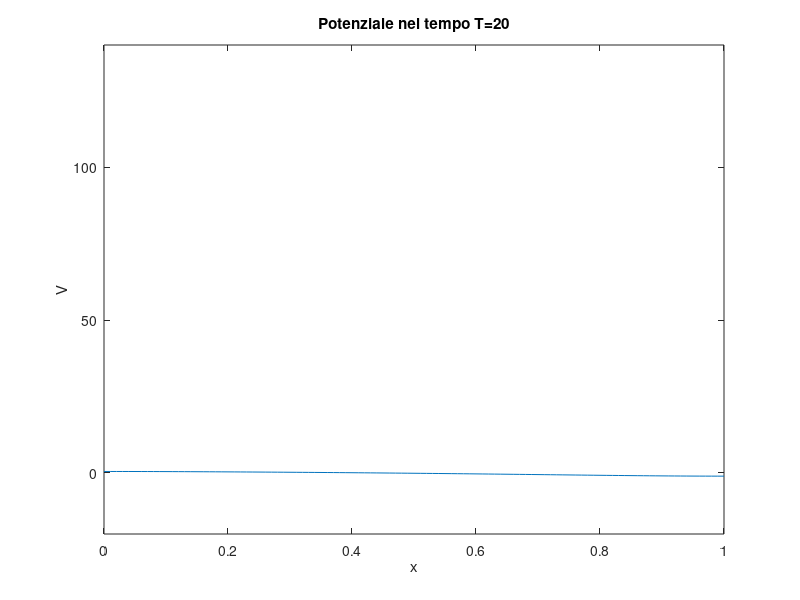
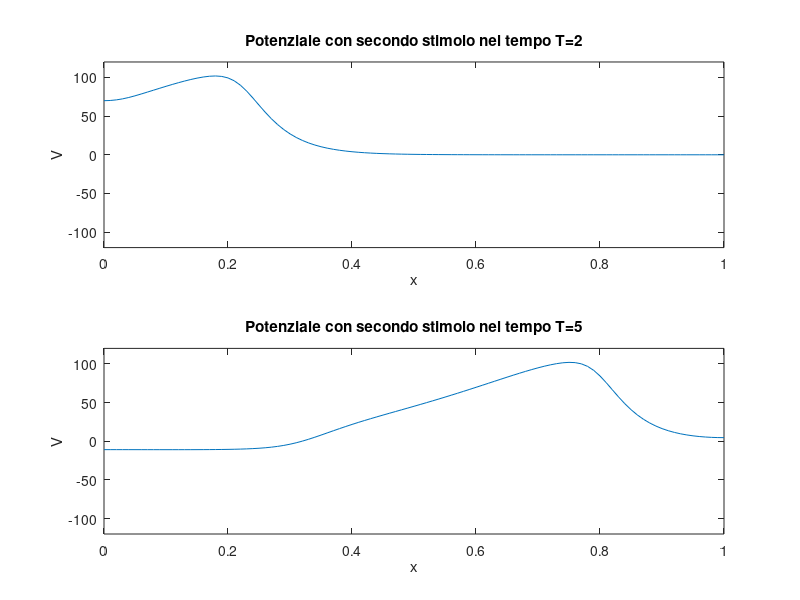

The MATLAB script that drew these images, in order:
clear
close all
clc

%% ESERCIZIO 4a DEL 20/01/21
%MODELLO HH IN 1D
%PROPAGAZIONE DEL POTENZIALE D'AZIONE LUNGO UNA FIBRA
% Cm*Vt - sigma*Vxx = -(G_Na*m^3*h*(V-V_Na)+G_K*n^4*(V-V_K)+G_L*(V-V_L)) + I_app 
% dm/dt=a_m*(1-m)-b_m*(m)
% dh/dt=a_h*(1-h)-b_h*(h)
% dn/dt=a_n*(1-n)-b_n*(n)

x0=0;
x1=1; %porzione di assone lunga 1cm

%PARAMETRI
sigma=0.01;
Cm=1; % picoFa/cm^2
G_Na=120; %m Ohm^-1/cm^2
G_K=36; %m Ohm^-1/cm^2
G_L=0.3; %m Ohm^-1/cm^2
V_Na=115; %mV
V_K=-12; %mV
V_L=10.6; %mV


%TEMPO
T=20; %ms

%DATI DI NEUMANN (derivate nello spazio al bordo)
BC1=0;
BC2=0;

%MESH SPAZIO-TEMPO
h=0.01;
delta_t=0.05; %Passo temporale da testo
m=T/delta_t;

t=0:delta_t:T; %definisco la mesh in tempo
x=x0:h:x1; %definisco la mesh in spazio

%% Applicare per 1msec uno stimolo Iapp1 = 100ms nei primi 5 nodi dell'assone.
% Descrivere la dinamica generata da questo stimolo e dare una stima della
% velocità di propagazione del fronte generato

%CORRENTE APPLICATA
I_app=zeros(length(x),1);
stimolo=100; %stimolo di durata Iapp1 = 100 mA
Tstim=1; %Applicare per 1ms

%PUNTI INIZIALI
V0=2.7570e-4;
m0=5.2934e-2;
h0=5.9611e-1;
n0=3.1768e-1;

v_k=zeros(length(t),length(x));
v_k(1,:)=V0; 
m_k=zeros(length(t),length(x));
m_k(1,:)=m0;
h_k=zeros(length(t),length(x));
h_k(1,:)=h0;
n_k=zeros(length(t),length(x));
n_k(1,:)=n0;

N=1/h+1; %calcolo il numero di punti
A=(1/h^2)*( 2*diag(ones(N,1))-diag(ones(N-1,1),1)-diag(ones(N-1,1),-1) );
A(1,2)=-2*(1/h^2);
A(end,end-1)=-2*(1/h^2);
I=eye(N,N);
AA=(Cm*I/delta_t + sigma*A);

%% 
for k=2:length(t)
    
    if t(k)<Tstim
        I_app(find(x<=0.04))=stimolo;       
    else
        I_app(find(x<=0.04))=0;      
    end
    
    
    v_n=v_k(k-1,:)'; % V all'istante precedente
    m_n=m_k(k-1,:)'; % m all'istante precedente
    h_n=h_k(k-1,:)'; % h all'istante precedente
    n_n=n_k(k-1,:)'; % n all'istante precedente
    
    F=(Cm*I/delta_t)*v_n - (G_Na*m_n.^3.*h_n.*(v_n-V_Na)+G_K* n_n.^4.*(v_n-V_K)+G_L*(v_n-V_L)) + I_app;
    F(1)=F(1)+BC1/h^2;
    F(end)=F(end)+BC2/h^2;
    
    v_k(k,:)=AA\F; 
    
    a_m=0.1*(25-v_n).*( exp( (25-v_n)/10 )-1 ).^(-1);
    a_h=0.07*exp(-v_n/20);
    a_n=0.01*(10-v_n).*( exp( (10-v_n)/10 )-1 ).^(-1);

    b_m=4*exp(-v_n/18);
    b_h=(exp((30-v_n)/10)+1).^(-1);
    b_n=0.125*exp(-v_n/80);

    m_k(k,:)= (delta_t*a_m + m_n)./(1 +delta_t*(a_m+b_m)); 
    h_k(k,:)= (delta_t*a_h + h_n)./(1 +delta_t*(a_h+b_h));
    n_k(k,:)= (delta_t*a_n + n_n)./(1 +delta_t*(a_n+b_n));
end  

%% PLOT

figure()
for j=1:length(t)
   plot(x , v_k(j,:) )
   xlim([0,1])
   ylim([-20,140])
   xlabel('x')
   ylabel('V')
   title(['Potenziale nel tempo T=',num2str(t(j))])
   drawnow
end
%Vedo che si genera un potenziale d'azione molto veloce

%Per dare una stima della velocità di propagazione fisso due tempi e vedo a
%che punto dell'assone è il picco massimo del potenziale

%Scelgo tempi così brevi perchè dal grafico del potenziale mi accorgo che a
%7-8 è già concluso

time1=find(t==2); 
time2=find(t==5);

% [massimo1,indice1] = max(v_k(time1,:));
% [massimo2,indice2] = max(v_k(time2,:));
% x1 = x(indice1)
% x2 = x(indice2)
% vel_potenziale = (x2-x1)/(5-2) %[cm/msec]

figure()
subplot(2,1,1)
plot(x , v_k(time1,:) )
xlim([0,1])
ylim([-120,120])
xlabel('x')
ylabel('V')
title(['Potenziale con secondo stimolo nel tempo T=',num2str(t(time1))])

subplot(2,1,2)  
plot(x , v_k(time2,:) )
xlim([0,1])
ylim([-120,120])
xlabel('x')
ylabel('V')
title(['Potenziale con secondo stimolo nel tempo T=',num2str(t(time2))])


[massimo,indice] = max(v_k,[],1);
t_iniziale = t(indice(1));
t_finale = t(indice(end));
vel = 1/(t_finale-t_iniziale)